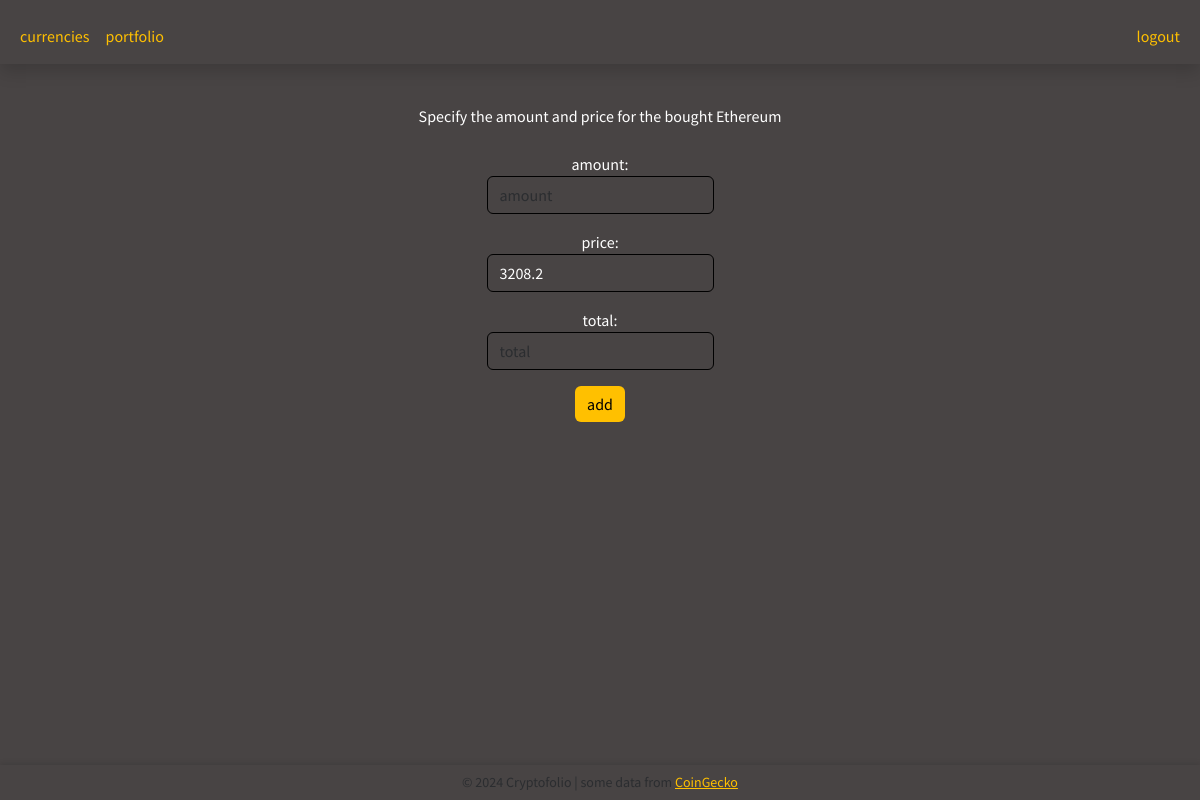
The page /add_coin?folioid=None&cid=2 (signed in) on the database as committed earlier.
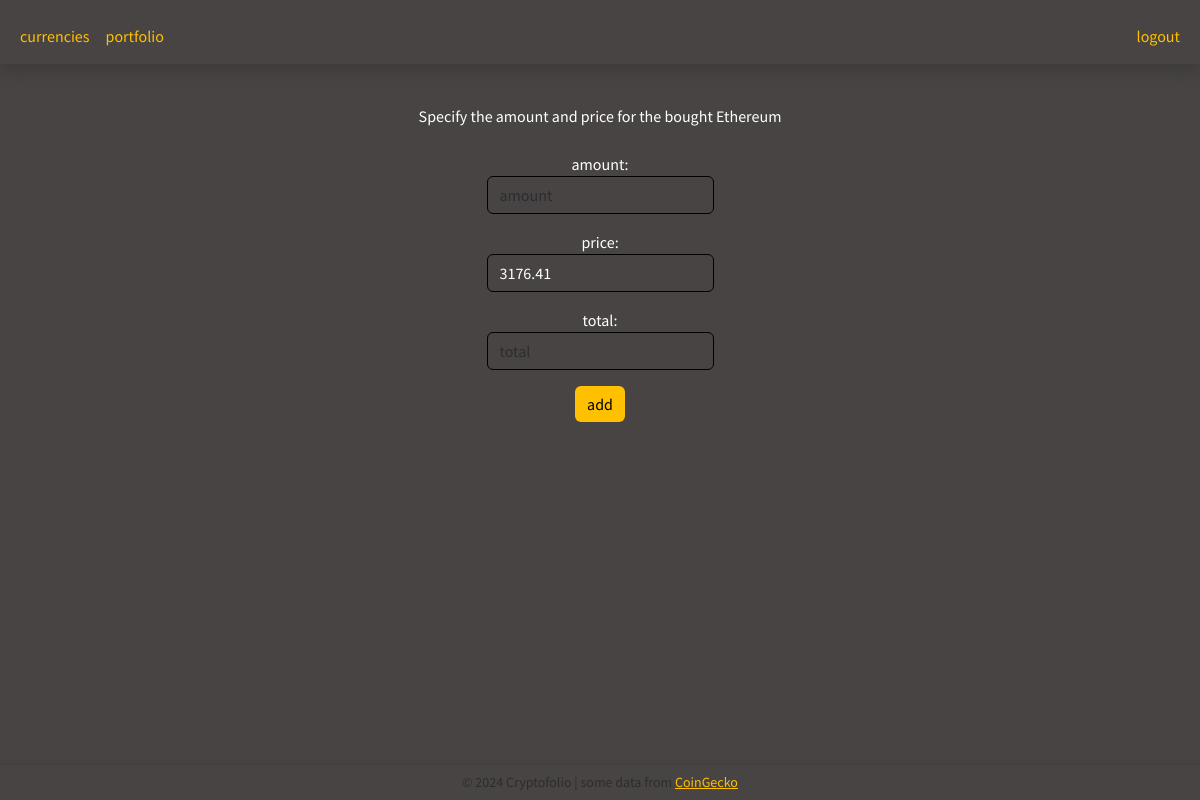
The same page on the database as committed later.
### tables this page shows
CREATE TABLE currencies (
id INTEGER PRIMARY KEY AUTOINCREMENT NOT NULL,
cgid TEXT UNIQUE NOT NULL,
symbol TEXT NOT NULL,
name TEXT NOT NULL,
icon_url TEXT NOT NULL,
current_price REAL NOT NULL,
market_cap INTEGER NOT NULL,
high_24h REAL NOT NULL,
low_24h REAL NOT NULL,
ath REAL NOT NULL,
ath_date TEXT NOT NULL,
atl REAL NOT NULL,
atl_date TEXT NOT NULL,
cg_update_date TEXT NOT NULL,
price_change_percent_1h REAL,
price_change_percent_24h REAL NOT NULL,
price_change_percent_7d REAL,
price_change_percent_30d REAL,
update_date TEXT NOT NULL
);

### portfolio.py (the view)
@req_login.login_required
def add_coin_to_portfolio():
    if request.method == "POST":
        portfolio_id = request.form.get("folioid")
        res = db.execute("SELECT COUNT(*) FROM portfolios WHERE id == ?", portfolio_id)
        if res[0]["COUNT(*)"] != 1:
            return apology("Error finding that portfolio, sorry. :'(\nplease try again.")
        coin_id = request.form.get("cid")
        res = db.execute("SELECT COUNT(*) FROM currencies WHERE id == ?", coin_id)
        if res[0]["COUNT(*)"] != 1:
            return apology("Error finding that coin, sorry. :'(\nplease try again.")
        try:
            amount = float(request.form.get("amount"))
        except Exception as e:
            return apology(f"Error. Amount is not a number. {e}")
        if amount <= 0:
            return apology("Error. Please enter a positive amount.")
        try:
            price = float(request.form.get("price"))
        except Exception as e:
            return apology(f"Error. Price is not a number. {e}")
        if price <= 0:
            return apology("Error. Please enter the actual price.")
        db.execute("INSERT INTO portfolio_currency (portfolio_id, cryptocurrency_id, quantity, price) VALUES (?, ?, ?, ?)",
                    portfolio_id, coin_id, amount, price)
        return redirect(f"/portfolio?folioid={portfolio_id}")
    else:
        portfolio_id = request.args.get("folioid")
        currency_id = request.args.get("cid")
        if currency_id == None:
            coin_list = currencies.get_coinlist_from_db()
            return render_template("currencies.html", coins=coin_list, portfolio_id=portfolio_id, add_coin=True)
        return render_template("portfolio_cadd.html", portfolio_id=portfolio_id, coin=currencies.get_coin_from_db_by_id(currency_id)[0])

### app.py (called while the page is built)
@app.after_request
def after_request(response):
    response.headers["Cache-Control"] = "no-cache, no-store, must-revalidate"
    response.headers["Expires"] = 0
    response.headers["Pragma"] = "no-cache"
    return response

### currencies.py (called while the page is built)
def get_coin_from_db_by_id(coin_id:int):
    return db.execute("SELECT * FROM currencies WHERE id = ?", coin_id)

### req_login.py (called while the page is built)
def login_required(f):
    @wraps(f)
    def decorated_function(*args, **kwargs):
        if session.get("user_id") is None:
            return redirect("/login")
        return f(*args, **kwargs)
    return decorated_function

### templates/portfolio_cadd.html (shortened to what this page needs)
{% extends "base.html" %}
{% block body %}
    <br>
    Specify the amount and price for the bought {{ coin.name }}<br><br>
    <form action="/add_coin" method="post">
        <div class="mb-3">
            amount:
            <input autocomplete="off" autofocus class="form-control mx-auto w-auto custom-input" name="amount" id="amount" placeholder="amount" type="number" step="any" oninput="autoCalculate()">
        </div>
        <div class="mb-3">
            price:
            <input class="form-control mx-auto w-auto custom-input" name="price" id="price" placeholder="price" type="number" step="any" value="{{ coin.current_price }}" oninput="autoCalculate()">
        </div>
        <div class="mb-3">
            total:
            <input class="form-control mx-auto w-auto custom-input" name="total" id="total" placeholder="total" type="number" step="any" oninput="autoCalculate()">
        </div>
        <button class="btn custom-button" type="submit">add</button>
    </form>
{% endblock %}

Rows that differ between the two databases and show on the page:
changed currencies "Ethereum": price "3208.2" → "3176.41"
